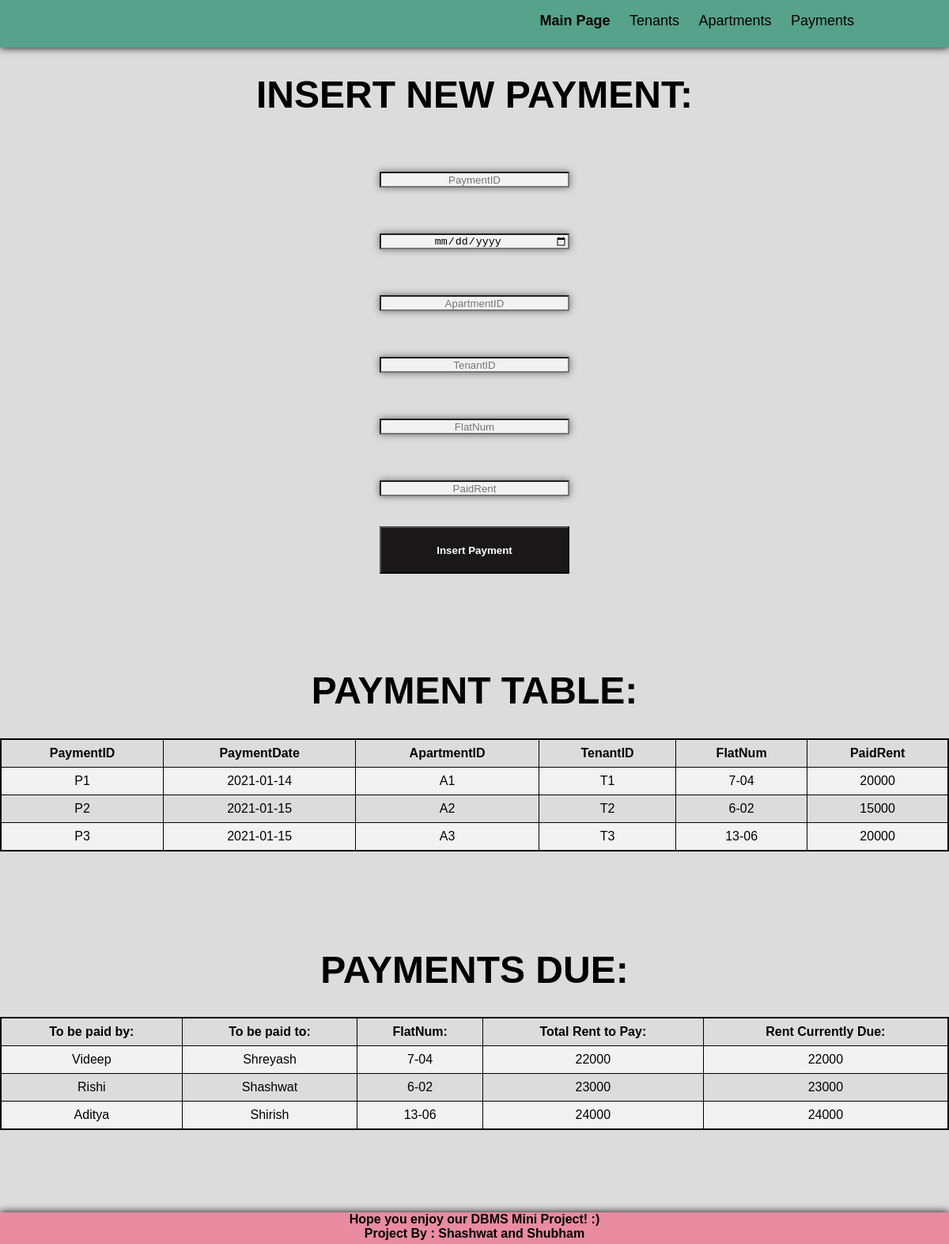
Screenshot of /tenant_payments.php with the database file from the repository.
### tables this page shows
CREATE TABLE PAYMENT
(
PaymentID VARCHAR(3),
PaymentDate DATE,
ApartmentID VARCHAR(3),
TenantID VARCHAR(3),
FlatNum VARCHAR(10),
PaidRent INTEGER(10),

PRIMARY KEY(PaymentID),
FOREIGN KEY(ApartmentID) REFERENCES APARTMENT(ApartmentID) ON DELETE CASCADE,
FOREIGN KEY(TenantID) REFERENCES TENANT(TenantID) ON DELETE CASCADE
);

CREATE TABLE TENANT
(
TenantID VARCHAR(3),
TenantUsername VARCHAR(20),
TenantFName VARCHAR(20),
TenantLName VARCHAR(20),
TenantPass VARCHAR(20),
TenantContact VARCHAR(10),
TenantAddress VARCHAR(20),
PRIMARY KEY(TenantID)
);

CREATE TABLE OWNER
(
OwnerID VARCHAR(3),
OwnerUsername VARCHAR(20),
OwnerFName VARCHAR(20),
OwnerLName VARCHAR(20),
OwnerPass VARCHAR(20),
OwnerContact VARCHAR(10),
OwnerAddress VARCHAR(20),
PRIMARY KEY(OwnerID)
);

CREATE TABLE APARTMENT
(
ApartmentID VARCHAR(3),
FlatNum VARCHAR(10),
BuildingID VARCHAR(3),
TenantID VARCHAR(3),
Rent INTEGER(10),
StartDate DATE,
Owe INTEGER(10),

PRIMARY KEY(ApartmentID),
FOREIGN KEY(BuildingID) REFERENCES BUILDING(BuildingID) ON DELETE CASCADE,
FOREIGN KEY(TenantID) REFERENCES TENANT(TenantID) ON DELETE CASCADE
);

### tenant_payments.php (the view)
<?php
require_once 'includes/tenant_head.php'
 ?><div>
   <h1>Insert New Payment:</h1><br>
 <form action="paymentinsert.php" method="post">
   <input type="text" name="PaymentID" placeholder="PaymentID"><br>
   <input type="date" name="PaymentDate" placeholder="PaymentDate"><br>
   <input type="text" name="ApartmentID" placeholder="ApartmentID"><br>
   <input type="text" name="TenantID" placeholder="TenantID"><br>
   <input type="text" name="FlatNum" placeholder="FlatNum"><br>
   <input type="text" name="PaidRent" placeholder="PaidRent"><br>
   <button type="submit"><strong>Insert Payment</strong></button>
 </form>
 <br><br><br><br>
 <h1>Payment Table:</h1>
  <?php
  $sql = "SELECT * FROM `payment`";
  $result = mysqli_query($conn, $sql);
  $rowCount = mysqli_num_rows($result);
  if ($rowCount>0)
  {
    echo "<center><table>";
    echo "<tr>
    <td>
    <strong>PaymentID</strong>
    </td>
    <td>
    <strong>PaymentDate</strong>
    </td>
    <td>
    <strong>ApartmentID</strong>
    </td>
    <td>
    <strong>TenantID</strong>
    </td>
    <td>
    <strong>FlatNum</strong>
    </td>
    <td>
    <strong>PaidRent</strong>
    </td>
    </tr>";
    while ($row = mysqli_fetch_assoc($result))
    {
      echo "<tr>";
      echo "<td>".$row['PaymentID'] ."</td>";
      echo "<td>".$row['PaymentDate'] ."</td>";
      echo "<td>".$row['ApartmentID']."</td>";
      echo "<td>".$row['TenantID']."</td>";
      echo "<td>".$row['FlatNum']."</td>";
      echo "<td>".$row['PaidRent']."</td>";
      echo "</tr>";
    }
    echo "</table></center><br>";
  }
else {
  echo 'No Results Found';
}
   ?>
   <br><br><br><br>
   <h1>Payments Due:</h1>
    <?php
    $sql = "SELECT tenant.TenantFName,owner.OwnerFName,apartment.FlatNum,apartment.Rent,apartment.Owe FROM building,apartment,tenant,owner WHERE apartment.TenantID=tenant.TenantID AND apartment.BuildingID=building.BuildingID AND building.OwnerID=owner.OwnerID AND apartment.Owe>0";
    $result = mysqli_query($conn, $sql);
    $rowCount = mysqli_num_rows($result);
    if ($rowCount>0)
    {
      echo "<center><table>";
      echo "<tr>
      <td>
      <strong>To be paid by:</strong>
      </td>
      <td>
      <strong>To be paid to:</strong>
      </td>
      <td>
      <strong>FlatNum:</strong>
      </td>
      <td>
      <strong>Total Rent to Pay:</strong>
      </td>
      <td>
      <strong>Rent Currently Due:</strong>
      </td>
      </tr>";
      while ($row = mysqli_fetch_assoc($result))
      {
        echo "<tr>";
        echo "<td>".$row['TenantFName'] ."</td>";
        echo "<td>".$row['OwnerFName'] ."</td>";
        echo "<td>".$row['FlatNum']."</td>";
        echo "<td>".$row['Rent']."</td>";
        echo "<td>".$row['Owe']."</td>";
        echo "</tr>";
      }
      echo "</table></center><br>";
    }
  else {
    echo 'No Results Found';
  }
     ?>
</div>
<?php
require_once 'includes/footer.php'
 ?>

### style.css (style rules this page uses)
html { width: 100%; height: 100%; font-family: Helvetica,Arial, sans-serif; }
body { padding: 0; margin: 0; background-color: #dcdcdc; }
h1 { text-transform: uppercase; font-size: 48px; }
div { width: 100%; margin: 0 auto; text-align: center; }
input { display: block; margin: 20px auto; text-align: center; box-shadow: 0 0 10px #666; width: 240px; height: 20px; background: #f2f2f2; }
button { width: 240px; height: 60px; background-color: #1a1819; color: #ffffff; }
table { border: 2px solid; }
table tr td { border: 0.5px solid; text-align: center; }
table { font-family: Arial, Helvetica, sans-serif; border-collapse: collapse; width: 100%; }
table td, table th { border: 1px solid #ddd; padding: 8px; }
table tr:nth-child(even) { background-color: #f2f2f2; }

### rows the page displays
payment: PaymentID "P1", PaymentDate "2021-01-14", ApartmentID "A1", TenantID "T1", FlatNum "7-04", PaidRent "20000"
payment: PaymentID "P2", PaymentDate "2021-01-15", ApartmentID "A2", TenantID "T2", FlatNum "6-02", PaidRent "15000"
payment: PaymentID "P3", PaymentDate "2021-01-15", ApartmentID "A3", TenantID "T3", FlatNum "13-06", PaidRent "20000"
tenant: TenantFName "Videep", owner.OwnerFName "Shreyash", apartment.FlatNum "7-04", apartment.Rent "22000", apartment.Owe "22000"
tenant: TenantFName "Rishi", owner.OwnerFName "Shashwat", apartment.FlatNum "6-02", apartment.Rent "23000", apartment.Owe "23000"
tenant: TenantFName "Aditya", owner.OwnerFName "Shirish", apartment.FlatNum "13-06", apartment.Rent "24000", apartment.Owe "24000"
